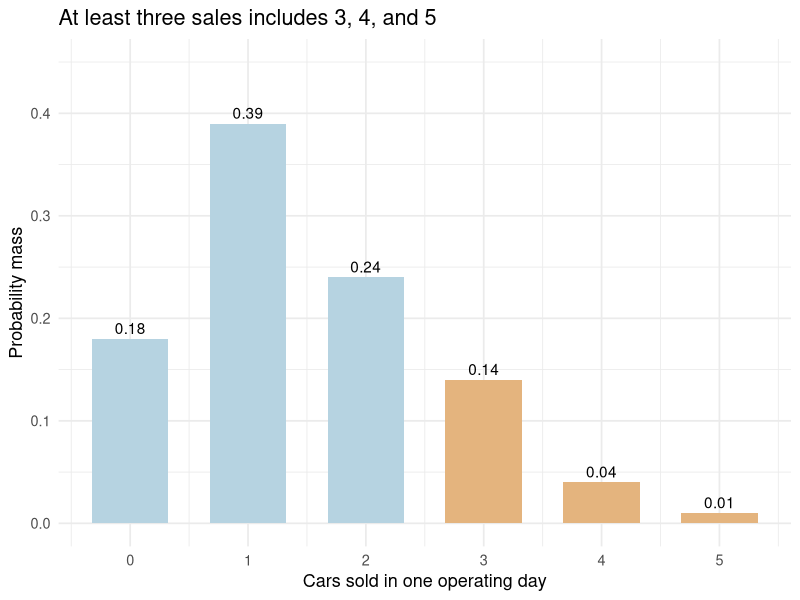

Write the R code that produced this figure.
## ---- chunk 1
#| label: setup-discrete
# library(): loads a package so its functions can be used in this session.
# data.frame(): builds a table whose named columns have compatible lengths.
# c(): combines values into a vector, converting them to a common type when needed.
# sum(): adds vector entries; on logical values it counts TRUE entries.
# stopifnot(): stops execution if any supplied condition is FALSE; successful checks produce no output.
# all(): returns TRUE only when every supplied logical value is TRUE.
# abs(): returns absolute values; a small tolerance in an equality check permits floating-point rounding.
# theme_set(): sets the default theme for subsequent ggplot charts in this R session.
# theme_minimal(): uses a minimal chart style; base_size controls the base text size in points.
# Enter the six published frequency cells from textbook p.222; do not expand them into invented days.
# Dividing by 300 creates the probability mass function verified against Table 5.4, p.223.
library(ggplot2)
library(knitr)
sales <- data.frame(Cars = 0:5, Days = c(54, 117, 72, 42, 12, 3))
sales$Probability <- sales$Days / sum(sales$Days)
stopifnot(sum(sales$Days) == 300,
          all(abs(sales$Probability - c(.18, .39, .24, .14, .04, .01)) < 1e-12))
theme_set(theme_minimal(base_size = 13))
## ---- chunk 2
#| label: sales-pmf
# stopifnot(): stops execution if any supplied condition is FALSE; successful checks produce no output.
# all(): returns TRUE only when every supplied logical value is TRUE.
# abs(): returns absolute values; a small tolerance in an equality check permits floating-point rounding.
# sum(): adds vector entries; on logical values it counts TRUE entries.
# Each row is a published sales-count category, not an individual day or a newly created record.
# The probability column sums to one; kable() prints the six-cell summary.
stopifnot(all(sales$Probability >= 0), abs(sum(sales$Probability) - 1) < 1e-12)
kable(sales, digits = 2)
## ---- chunk 3
#| label: sales-probability-plot
#| fig-alt: "DiCarlo probability masses at counts zero through five are 0.18, 0.39, 0.24, 0.14, 0.04, and 0.01; counts three through five are highlighted."
# ggplot(): starts a plot from data; additional layers are joined with +.
# aes(): maps variables to visual properties such as x, y, fill, color, or group.
# geom_col(): draws bars at supplied heights; it does not count records.
# geom_text(): draws labels from mapped data; position and hjust/vjust control placement.
# sprintf(): formats text using placeholders such as %.2f for two decimal places.
# scale_fill_manual(): assigns explicit fill colors to categories; named values preserve category-color mappings.
# c(): combines values into a vector, converting them to a common type when needed.
# scale_x_continuous(): controls numeric x-axis breaks, labels, limits, and spacing.
# scale_y_continuous(): controls numeric y-axis breaks, labels, limits, and spacing.
# labs(): sets axis titles, legend titles, plot titles, and captions.
# Highlight the possible values in the event X >= 3; the event probability is their summed mass.
# Bars are separated because X takes integer counts; labels give the probability at each count.
ggplot(sales, aes(Cars, Probability, fill = Cars >= 3)) +
  geom_col(width = 0.65) +
  geom_text(aes(label = sprintf("%.2f", Probability)), vjust = -0.4) +
  scale_fill_manual(values = c("#B6D3E1", "#E4B47E"), guide = "none") +
  scale_x_continuous(breaks = 0:5) +
  scale_y_continuous(limits = c(0, 0.45)) +
  labs(x = "Cars sold in one operating day", y = "Probability mass",
       title = "At least three sales includes 3, 4, and 5")
## ---- chunk 4
#| label: cumulative-sales
# kable(): formats a data frame or matrix as a readable report table; digits sets displayed precision.
# c(): combines values into a vector, converting them to a common type when needed.
# sum(): adds vector entries; on logical values it counts TRUE entries.
# cumsum() accumulates mass in increasing Cars order to obtain F(x) = P(X <= x).
# Indexing by a condition selects all mass values in an event before summing them.
sales$CDF <- cumsum(sales$Probability)
kable(sales[c("Cars", "Probability", "CDF")], digits = 2)
c("Exactly three" = sum(sales$Probability[sales$Cars == 3]),
  "At least three" = sum(sales$Probability[sales$Cars >= 3]),
  "More than three" = sum(sales$Probability[sales$Cars > 3]))
## ---- chunk 5
#| label: sales-moments
# kable(): formats a data frame or matrix as a readable report table; digits sets displayed precision.
# data.frame(): builds a table whose named columns have compatible lengths.
# c(): combines values into a vector, converting them to a common type when needed.
# stopifnot(): stops execution if any supplied condition is FALSE; successful checks produce no output.
# abs(): returns absolute values; a small tolerance in an equality check permits floating-point rounding.
# sum(x*p) and sum((x-mu)^2*p) use probability weights, not the sample n-1 correction.
# sqrt() returns SD in cars per day; variance is in squared cars for the daily count.
mu <- sum(sales$Cars * sales$Probability)
variance <- sum((sales$Cars - mu)^2 * sales$Probability)
kable(data.frame(Measure = c("Expected cars per day", "Variance", "SD"),
                 Value = c(mu, variance, sqrt(variance))), digits = 4)
stopifnot(abs(mu - 1.5) < 1e-12, abs(variance - 1.25) < 1e-12)
